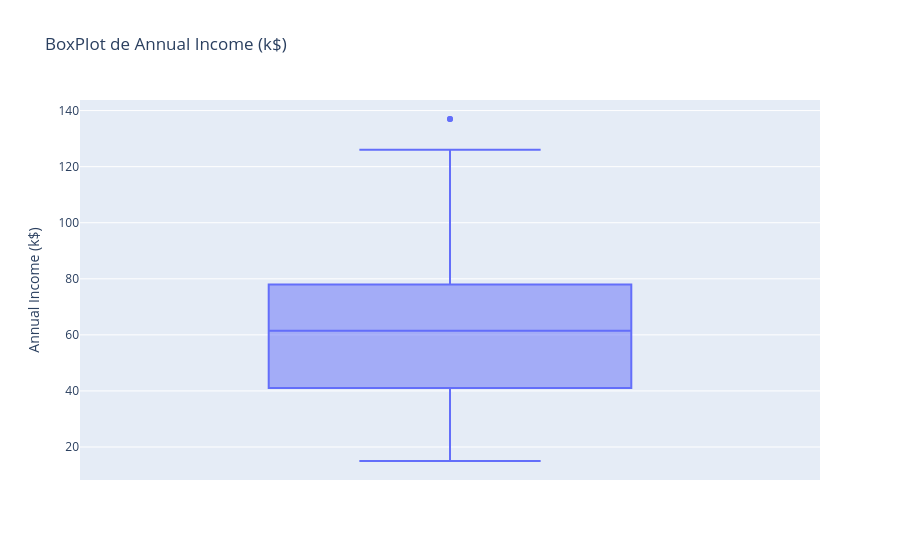

This figure's notebook cell:
### Code cell
fig = px.box(df, y='Annual Income (k$)', title='BoxPlot de Annual Income (k$)')
fig.show()

### Figure 1 — Plotly figure (JSON) as saved in the notebook; plotly's stock layout.template omitted (floating-point values rounded to 4 significant figures; data arrays with more than 128 entries replaced by an {"elided": "..."} marker saying what was removed)
{"data": [{"alignmentgroup": "True", "hovertemplate": "Annual Income (k$)=%{y}<extra></extra>", "legendgroup": "", "marker": {"color": "#636efa"}, "name": "", "notched": false, "offsetgroup": "", "orientation": "v", "showlegend": false, "type": "box", "x0": " ", "xaxis": "x", "y": {"elided": "200 int values"}, "y0": " ", "yaxis": "y"}], "layout": {"boxmode": "group", "legend": {"tracegroupgap": 0}, "title": {"text": "BoxPlot de Annual Income (k$)"}, "xaxis": {"anchor": "y", "domain": [0, 1]}, "yaxis": {"anchor": "x", "domain": [0, 1], "title": {"text": "Annual Income (k$)"}}}}
